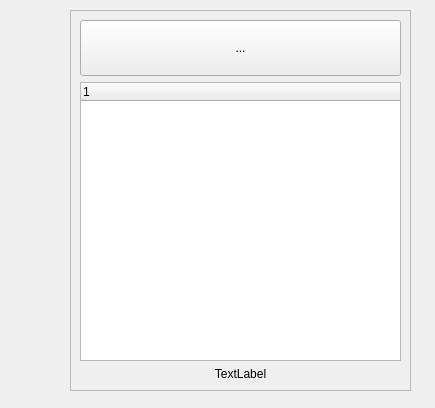
<?xml version="1.0" encoding="UTF-8"?>
<ui version="4.0">
 <class>Form</class>
 <widget class="QWidget" name="Form">
  <property name="geometry">
   <rect>
    <x>0</x>
    <y>0</y>
    <width>435</width>
    <height>408</height>
   </rect>
  </property>
  <property name="windowTitle">
   <string>Form</string>
  </property>
  <widget class="QFrame" name="frame">
   <property name="geometry">
    <rect>
     <x>70</x>
     <y>10</y>
     <width>341</width>
     <height>381</height>
    </rect>
   </property>
   <property name="frameShape">
    <enum>QFrame::StyledPanel</enum>
   </property>
   <property name="frameShadow">
    <enum>QFrame::Raised</enum>
   </property>
   <layout class="QVBoxLayout" name="verticalLayout" stretch="1,5,0">
    <item>
     <widget class="QToolButton" name="toolButton">
      <property name="sizePolicy">
       <sizepolicy hsizetype="Preferred" vsizetype="Preferred">
        <horstretch>0</horstretch>
        <verstretch>0</verstretch>
       </sizepolicy>
      </property>
      <property name="layoutDirection">
       <enum>Qt::LeftToRight</enum>
      </property>
      <property name="text">
       <string>...</string>
      </property>
      <property name="checkable">
       <bool>false</bool>
      </property>
      <property name="popupMode">
       <enum>QToolButton::DelayedPopup</enum>
      </property>
     </widget>
    </item>
    <item>
     <widget class="QTreeWidget" name="treeWidget">
      <column>
       <property name="text">
        <string notr="true">1</string>
       </property>
      </column>
     </widget>
    </item>
    <item>
     <widget class="QLabel" name="label">
      <property name="text">
       <string>TextLabel</string>
      </property>
      <property name="alignment">
       <set>Qt::AlignCenter</set>
      </property>
     </widget>
    </item>
   </layout>
  </widget>
 </widget>
 <resources/>
 <connections/>
</ui>
